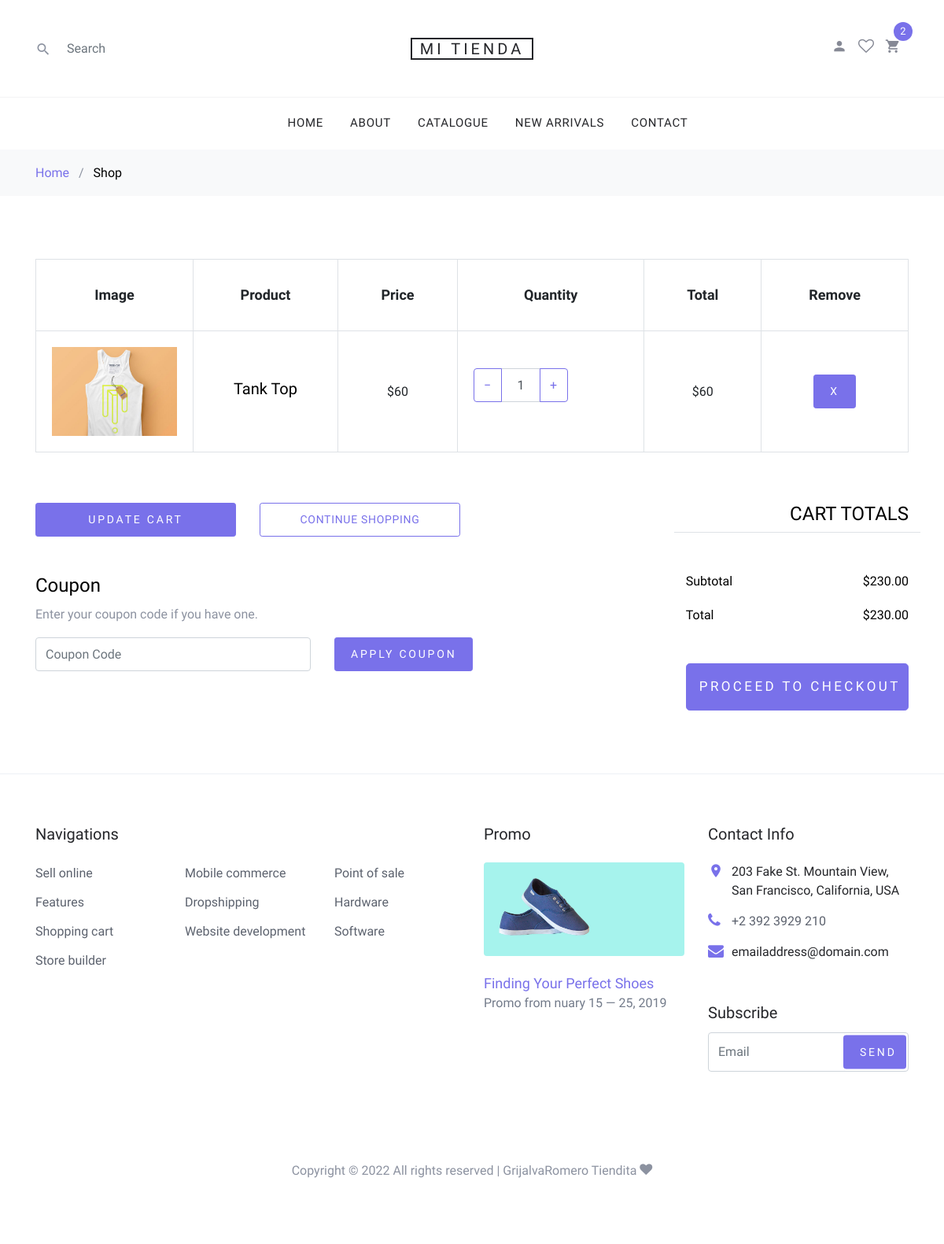
Page /cart_ayrt.php?id=1 on the committed database.
### tables this page shows
CREATE TABLE `productos` (
  `id` int(11) NOT NULL,
  `nombre` varchar(300) NOT NULL,
  `descripcion` text NOT NULL,
  `precio` double NOT NULL,
  `imagen` varchar(200) NOT NULL,
  `inventario` int(11) NOT NULL,
  `id_categoria` int(11) NOT NULL,
  `talla` varchar(100) NOT NULL,
  `color` varchar(100) NOT NULL
);

### cart_ayrt.php (the view, shortened to what this page needs)
<?php
include './php/conexionPdo.php';
$id = $_GET['id'];
if (isset($_SESSION['carrito'])) {
  if ($_GET['id']) {
    $arreglo = $_SESSION['carrito'];
    $encontro = false;
    $numero = 0;
    for ($i = 0; $i < count($arreglo); $i++) {
      if ($arreglo[$i]['Id'] == $_GET['id']) {
        $encontro = true;
        $numero = $i;
      }
    }
    if ($encontro == true) {
      $arreglo[$numero]['Cantidad'] = $arreglo[$numero]['Cantidad'] + 1;
      $_SESSION['carrito'] = $arreglo;
    } else {
      $res = $conexion->query("select * from productos where id = '{$id}'")->fetchObject();
      echo "select * from productos where id = '{$id}'";
      $arregloNuevo = array(
        'Id' => $_GET['id'],
        'Nombre' => $res->nombre,
        'Precio' => $res->precio,
        'Imagen' => $res->imagen,
        'Cantidad' => 1
      );
      array_push($_SESSION['carrito'], $arregloNuevo);
    }
  }
} else {
  if (isset($_GET['id'])) {
    $res = $conexion->query("select * from productos where id = '{$id}'")->fetchObject();
  }
}
?>
<!DOCTYPE html>
<html lang="en">
<head>
  <link rel="stylesheet" href="fonts/icomoon/style.css">
  <link rel="stylesheet" href="css/bootstrap.min.css">
  <link rel="stylesheet" href="css/magnific-popup.css">
  <link rel="stylesheet" href="css/jquery-ui.css">
  <link rel="stylesheet" href="css/owl.carousel.min.css">
  <link rel="stylesheet" href="css/owl.theme.default.min.css">
  <link rel="stylesheet" href="css/aos.css">
  <link rel="stylesheet" href="css/style.css">
</head>
<body>
  <div class="site-wrap">
    <?php include("./layouts/header.php"); ?>
    <div class="site-section">
      <div class="container">
        <div class="row mb-5">
          <form class="col-md-12" method="post">
            <div class="site-blocks-table">
              <table class="table table-bordered">
                <thead>
                  <tr>
                    <th class="product-thumbnail">Image</th>
                    <th class="product-name">Product</th>
                    <th class="product-price">Price</th>
                    <th class="product-quantity">Quantity</th>
                    <th class="product-total">Total</th>
                    <th class="product-remove">Remove</th>
                  </tr>
                </thead>
                <tbody>
                  <?php
                  if (isset($_SESSION['carrito'])) {
                    $arregloCarrito = $_SESSION['carrito'];
                    for ($i = 0; $i < count($arregloCarrito); $i++) {
                      $urlImg = "images/" . $arregloCarrito[$i]['Imagen'];
                  ?>
                      <tr>
                        <td class="product-thumbnail">
                          <img src="<?= $urlImg; ?>" alt="Image" class="img-fluid">
                        </td>
                        <td class="product-name">
                          <h2 class="h5 text-black"><?php echo $arregloCarrito[$i]['Nombre']; ?></h2>
                        </td>
                        <td>$<?php echo $arregloCarrito[$i]['Precio']; ?></td>
                        <td>
                          <div class="input-group mb-3" style="max-width: 120px;">
                            <div class="input-group-prepend">
                              <button class="btn btn-outline-primary js-btn-minus" type="button">&minus;</button>
                            </div>
                            <input type="text" class="form-control text-center" value="<?php echo $arregloCarrito[$i]['Cantidad']; ?>" placeholder="" aria-label="Example text with button addon" aria-describedby="button-addon1">
                            <div class="input-group-append">
                              <button class="btn btn-outline-primary js-btn-plus" type="button">&plus;</button>
                            </div>
                          </div>
                        </td>
                        <td>$<?php echo $arregloCarrito[$i]['Precio'] * $arregloCarrito[$i]['Cantidad']; ?></td>
                        <td><a href="#" class="btn btn-primary btn-sm">X</a></td>
                      </tr>
                  <?php }
                  } ?>
                </tbody>
              </table>
            </div>
          </form>
        </div>
        <div class="row">
          <div class="col-md-6">
            <div class="row mb-5">
              <div class="col-md-6 mb-3 mb-md-0">
                <button class="btn btn-primary btn-sm btn-block">Update Cart</button>
              </div>
              <div class="col-md-6">
                <button class="btn btn-outline-primary btn-sm btn-block">Continue Shopping</button>
              </div>
            </div>
            <div class="row">
              <div class="col-md-12">
                <label class="text-black h4" for="coupon">Coupon</label>
                <p>Enter your coupon code if you have one.</p>
              </div>
              <div class="col-md-8 mb-3 mb-md-0">
                <input type="text" class="form-control py-3" id="coupon" placeholder="Coupon Code">
              </div>
              <div class="col-md-4">
                <button class="btn btn-primary btn-sm">Apply Coupon</button>
              </div>
            </div>
          </div>
          <div class="col-md-6 pl-5">
            <div class="row justify-content-end">
              <div class="col-md-7">
                <div class="row">
                  <div class="col-md-12 text-right border-bottom mb-5">
                    <h3 class="text-black h4 text-uppercase">Cart Totals</h3>
                  </div>
                </div>
                <div class="row mb-3">
                  <div class="col-md-6">
                    <span class="text-black">Subtotal</span>
                  </div>
                  <div class="col-md-6 text-right">
                    <strong class="text-black">$230.00</strong>
                  </div>
                </div>
                <div class="row mb-5">
                  <div class="col-md-6">
                    <span class="text-black">Total</span>
                  </div>
                  <div class="col-md-6 text-right">
                    <strong class="text-black">$230.00</strong>
                  </div>
                </div>
                <div class="row">
                  <div class="col-md-12">
                    <button class="btn btn-primary btn-lg py-3 btn-block" onclick="window.location='checkout.php'">Proceed To Checkout</button>
                  </div>
                </div>
              </div>
            </div>
          </div>
        </div>
      </div>
    </div>
    <?php include("./layouts/footer.php"); ?>
  </div>
</body>
</html>

### css/style.css (style rules this page uses)
body { line-height: 1.7; color: #8c92a0; font-weight: 300; font-size: 16px; }
a { -webkit-transition: .3s all ease; -o-transition: .3s all ease; transition: .3s all ease; }
.text-black { color: #000; }
.site-wrap:before { -webkit-transition: .3s all ease-in-out; -o-transition: .3s all ease-in-out; transition: .3s all ease-in-out; background: rgba(0, 0, 0, 0.6); content: ""; position: absolute; z-index: 2000; top: 0; left: 0; right: 0; bottom: 0; opacity: 0; visibility: hidden; }
.btn { text-transform: uppercase; position: relative; -webkit-transition: 0.2s all ease-in-out !important; -o-transition: 0.2s all ease-in-out !important; transition: 0.2s all ease-in-out !important; top: 0; letter-spacing: .05em; }
.btn.btn-sm { font-size: 14px !important; padding: 10px 20px !important; }
.btn.btn-primary { font-size: 17px; font-weight: 300; letter-spacing: .2em; }
.form-control { height: 43px; }
.site-section { padding: 2.5em 0; }
@media (min-width: 768px) { .site-section { padding: 5em 0; } }
.site-blocks-table { overflow: auto; }
.site-blocks-table .product-thumbnail { width: 200px; }
.site-blocks-table thead th { padding: 30px; text-align: center; border-width: 1px !important; vertical-align: middle; color: #212529; font-size: 18px; }
.site-blocks-table td { padding: 20px; text-align: center; vertical-align: middle; color: #212529; }
.site-blocks-table tbody tr:first-child td { border-top: 1px solid #7971ea !important; }

### rows in the picture
productos: imagen (picture), nombre "Tank Top", precio "60", id "1"
